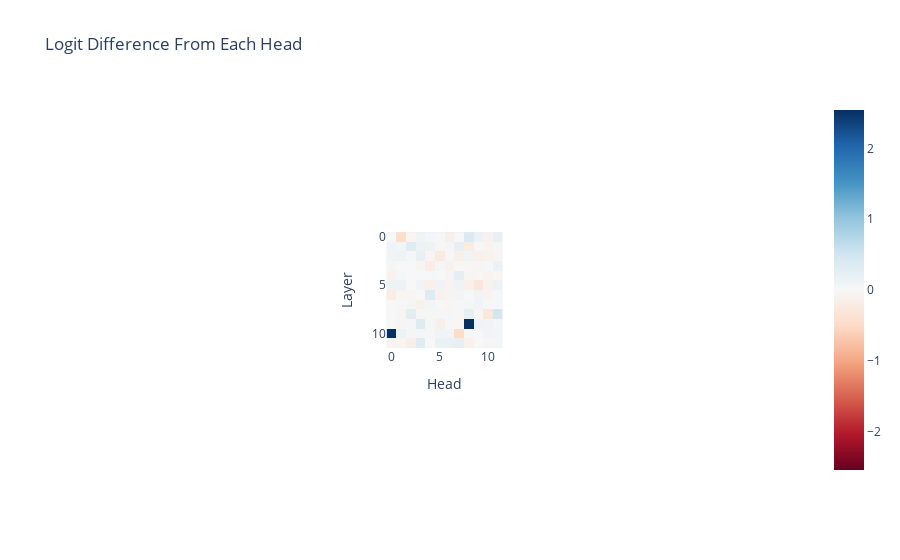
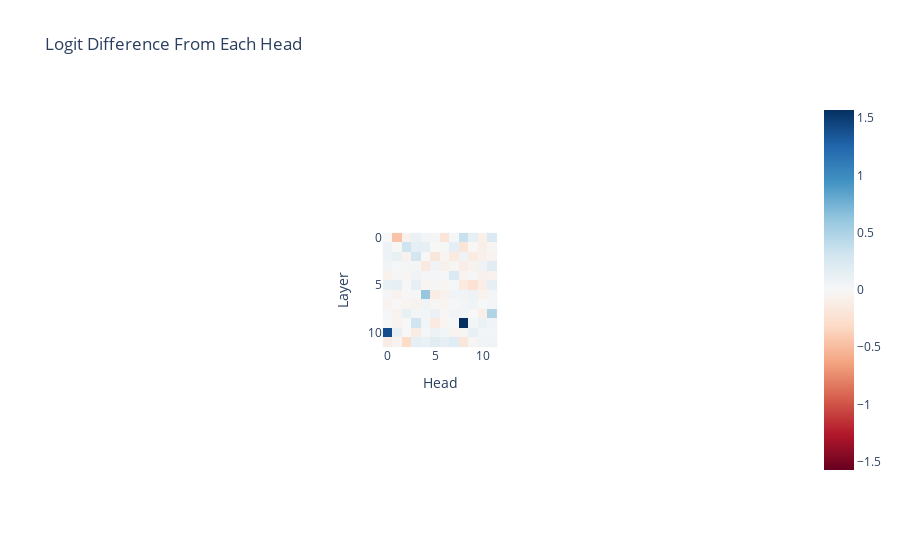

Notebook code cell kept with these figures, in order:
### Code cell
head_logit_attribution(prompt_1, logit_diff_directions)
head_logit_attribution(prompt_2, logit_diff_directions)

### Figure 1 — Plotly figure (JSON) as saved in the notebook; plotly's stock layout.template omitted (floating-point values rounded to 4 significant figures; data arrays with more than 128 entries replaced by an {"elided": "..."} marker saying what was removed)
{"data": [{"coloraxis": "coloraxis", "hovertemplate": "Head: %{x}<br>Layer: %{y}<br>color: %{z}<extra></extra>", "name": "0", "type": "heatmap", "xaxis": "x", "yaxis": "y", "z": {"elided": "12x12 float values"}}], "layout": {"autosize": true, "coloraxis": {"cmid": 0, "colorscale": [[0, "rgb(103,0,31)"], [0.1, "rgb(178,24,43)"], [0.2, "rgb(214,96,77)"], [0.3, "rgb(244,165,130)"], [0.4, "rgb(253,219,199)"], [0.5, "rgb(247,247,247)"], [0.6, "rgb(209,229,240)"], [0.7, "rgb(146,197,222)"], [0.8, "rgb(67,147,195)"], [0.9, "rgb(33,102,172)"], [1, "rgb(5,48,97)"]]}, "title": {"text": "Logit Difference From Each Head"}, "xaxis": {"anchor": "y", "autorange": true, "constrain": "domain", "domain": [0.4206, 0.5794], "range": [-0.5, 11.5], "scaleanchor": "y", "title": {"text": "Head"}}, "yaxis": {"anchor": "x", "autorange": true, "constrain": "domain", "domain": [0, 1], "range": [11.5, -0.5], "title": {"text": "Layer"}}}}

### Figure 2 — Plotly figure (JSON) as saved in the notebook; plotly's stock layout.template omitted (floating-point values rounded to 4 significant figures; data arrays with more than 128 entries replaced by an {"elided": "..."} marker saying what was removed)
{"data": [{"coloraxis": "coloraxis", "hovertemplate": "Head: %{x}<br>Layer: %{y}<br>color: %{z}<extra></extra>", "name": "0", "type": "heatmap", "xaxis": "x", "yaxis": "y", "z": {"elided": "12x12 float values"}}], "layout": {"autosize": true, "coloraxis": {"cmid": 0, "colorscale": [[0, "rgb(103,0,31)"], [0.1, "rgb(178,24,43)"], [0.2, "rgb(214,96,77)"], [0.3, "rgb(244,165,130)"], [0.4, "rgb(253,219,199)"], [0.5, "rgb(247,247,247)"], [0.6, "rgb(209,229,240)"], [0.7, "rgb(146,197,222)"], [0.8, "rgb(67,147,195)"], [0.9, "rgb(33,102,172)"], [1, "rgb(5,48,97)"]]}, "title": {"text": "Logit Difference From Each Head"}, "xaxis": {"anchor": "y", "autorange": true, "constrain": "domain", "domain": [0.4206, 0.5794], "range": [-0.5, 11.5], "scaleanchor": "y", "title": {"text": "Head"}}, "yaxis": {"anchor": "x", "autorange": true, "constrain": "domain", "domain": [0, 1], "range": [11.5, -0.5], "title": {"text": "Layer"}}}}
